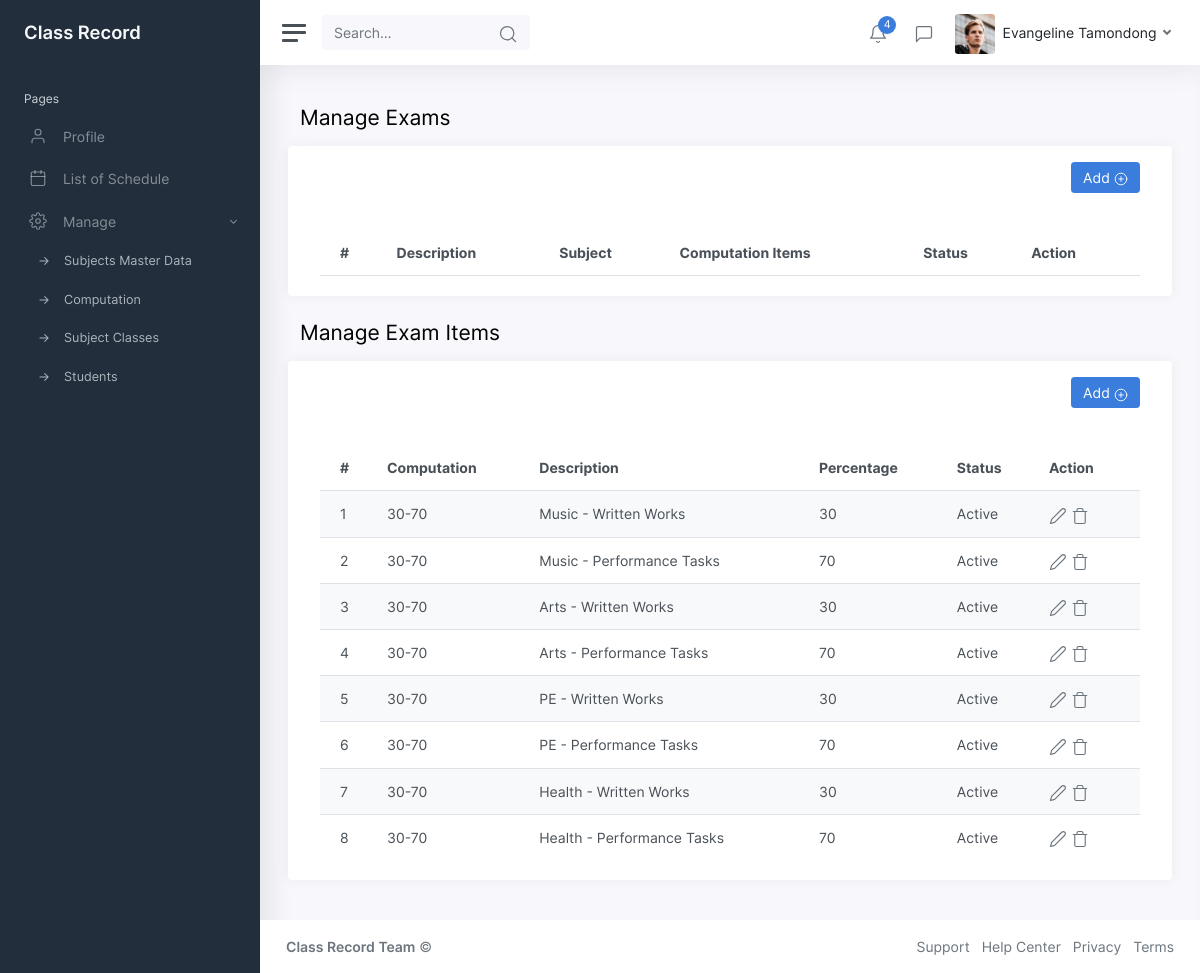
/teacher_exam.php (signed in), run on the app's committed database.
### tables this page shows
CREATE TABLE `computation_items` (
  `computationItemsId` int NOT NULL,
  `computationMasterId` int NOT NULL,
  `userId` int NOT NULL,
  `description` varchar(255) NOT NULL,
  `percentage` int NOT NULL,
  `status` enum('Active','Inactive','Deleted') NOT NULL,
  `datecreated` datetime NOT NULL,
  `dateupdated` datetime NOT NULL,
  `total_exams` int NOT NULL
);

CREATE TABLE `computation_master` (
  `computationMasterId` int NOT NULL,
  `description` varchar(255) NOT NULL,
  `status` enum('Active','Inactive','Deleted') NOT NULL,
  `datecreated` datetime NOT NULL,
  `dateupdated` datetime NOT NULL,
  `userId` int NOT NULL
);

### libraries/data_interface.php (called while the page is built, shortened)
<?php
class jpacObject{
	private $conn;
	public function __construct(){
  		try {
	 		$this->conn = new PDO("mysql:host=".db_server.";dbname=".db_name, db_user, db_pass);
  			$this->conn->setAttribute(PDO::ATTR_ERRMODE, PDO::ERRMODE_EXCEPTION);
		} catch(PDOException $e) {
		  	echo "Connection failed: " . $e->getMessage();
		  	die;
		}
	}
	function SQLQuery($sql) {
		$sth=$this->conn->prepare($sql);
		$sth->execute();
		$result = $sth->fetchAll();
		return $result;
	}
}
?>

### teacher_exam.php (the view, shortened to what this page needs)
<?php
$jpac=new JpacObject();
$userData=isset($_SESSION['userData']) ? $_SESSION['userData'] : [] ;
$computationItems=$jpac->SQLQuery("SELECT t0.*,t1.description as computation_description FROM computation_items t0 LEFT JOIN computation_master t1 on t0.computationMasterId=t1.computationMasterId WHERE t0.userId='".$userData[0]['userId']."' ORDER BY t0.computationMasterId ASC");
?>
<?php include_once("includes/header.php"); ?>
	<div class="wrapper">
		<?php include_once("menu.php") ?>
		<div class="main">
			<?php include_once("navbar.php") ?>
			<main class="content">
				<div class="container-fluid p-0">
					<h1 class="h3 mb-3">Manage Exams</h1>
					<div class="row">
                        <div class="card">
                            <div class="card-header text-right">
                                <button class="btn btn-primary" onclick="showModalData('add')"  data-toggle="modal" data-target="#modalData">Add <i class="align-middle" data-feather="plus-circle"></i> </button>
                            </div>
                            <div class="card-body table-responsive">
                            <table class="table table-striped table-hover" id="usersTable">
									<thead>
										<tr>
											<th>#</th>
											<th>Description</th>
											<th>Subject</th>
											<th>Computation Items</th>
											<th>Status</th>
											<th>Action</th>
                                        </tr>
									</thead>
								</table>
                            </div>
                        </div>
					</div>
                    <h1 class="h3 mb-3">Manage Exam Items</h1>
					<div class="row">
                        <div class="card">
                            <div class="card-header text-right">
                                <button class="btn btn-primary" onclick="showModalDataItems('add')"  data-toggle="modal" data-target="#modalDataItems">Add <i class="align-middle" data-feather="plus-circle"></i> </button>
                            </div>
                            <div class="card-body table-responsive">
                            <table class="table table-striped table-hover" id="usersTable">
									<thead>
										<tr>
											<th>#</th>
											<th>Computation</th>
											<th>Description</th>
											<th>Percentage</th>
											<th>Status</th>
											<th>Action</th>
                                        </tr>
									</thead>
									<tbody>
										<?php
                                        $result=$computationItems;
                                        for($i=0;$i<count($result);$i++){
                                        ?>
										<tr>
											<td><?= ($i+1) ?></td>
											<td><?= $result[$i]['computation_description'] ?></td>
											<td><?= $result[$i]['description'] ?></td>
											<td><?= $result[$i]['percentage'] ?></td>
											<td><?= $result[$i]['status'] ?></td>
											<td class="table-action">
												<a href="#" data-toggle="modal" data-target="#modalDataItems" onclick="showModalDataItems('edit','<?= $result[$i]['computationItemsId'] ?>','<?= $result[$i]['description'] ?>','<?= $result[$i]['percentage'] ?>','<?= $result[$i]['status'] ?>')"><i class="align-middle" data-feather="edit-2"></i></a>
												<a href="#"><i class="align-middle" data-feather="trash"></i></a>
											</td>
										</tr>
                                        <?php } ?>
									</tbody>
								</table>
                            </div>
                        </div>
					</div>
				</div>
			</main>
			<?php include_once("includes/footer.php") ?>
		</div>
	</div>
<link rel="stylesheet" type="text/css" href="https://cdn.datatables.net/v/bs5/dt-1.11.5/datatables.min.css"/>
</body>
</html>

### data on the page
computation_items: computationMasterId.description "30-70", description "Music - Written Works", percentage "30", status "Active"
computation_items: computationMasterId.description "30-70", description "Music - Performance Tasks", percentage "70", status "Active"
computation_items: computationMasterId.description "30-70", description "Arts - Written Works", percentage "30", status "Active"
computation_items: computationMasterId.description "30-70", description "Arts - Performance Tasks", percentage "70", status "Active"
computation_items: computationMasterId.description "30-70", description "PE - Written Works", percentage "30", status "Active"
computation_items: computationMasterId.description "30-70", description "PE - Performance Tasks", percentage "70", status "Active"
computation_items: computationMasterId.description "30-70", description "Health - Written Works", percentage "30", status "Active"
computation_items: computationMasterId.description "30-70", description "Health - Performance Tasks", percentage "70", status "Active"

### other printed values
$userData[0]['first_name'] "Evangeline"
$userData[0]['last_name'] "Tamondong"
